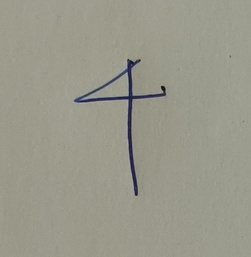
#> input picture DIP 3- Image Gradients/digit.jpg, 251 x 257 px, shrunk from 729 x 746 before the run
$ jupyter execute Image_gradients.ipynb   (older library calls are emulated)
#> lines starting #> are read from the running program, lines starting #| are printed output that depends on the picture
## What will we learn?

* What is Gradients?
* Image Gradients and effect of Noise
* Sobel kernel

[cell 1]
import matplotlib.pyplot as plt
import cv2
import numpy as np

** Gradients **

An increase or decrease in the magnitude of a property (e.g. temperature, pressure, or concentration) observed in passing from one point or moment to another.

** Image Gradients **

Derivatives of a digital function are defined in terms of differences. There are various ways to define these differences. However, we require that any definition we use for a first derivative:

- Must be zero in areas of constant intensity.
- Must be nonzero at the onset of an intensity step or ramp.
- Must be nonzero along with intensity ramps.

A basic definition of the first-order derivative of an one-dimensional function f(x) is the difference:

                                                    df/dx = f(x+1) - f(x)

[cell 2]
def correlation(f, kernel):

    c = np.zeros_like(f)
    for i in range(c.shape[0]):

        a = -kernel.shape[0]//2
        gx = 0
        for j in range(kernel.shape[0]):
            if i+a < 0 or i+a >= f.shape[0]:
                fs = 0
            else:
                fs = f[i+a]
            ws = kernel[j]
            gx += (fs*ws)
            a+=1
        c[i] = gx
    return c

[cell 3]
f = np.zeros((100, 1), dtype="int")
f[40: 80] = 1
kernel = np.array([-1,1], dtype="int").reshape(-1,1)
plt.plot(f)
# plt.axis("off")
plt.show()
#> figure, not shown here; curve peaks at x = 40, y = 1

plt.plot(correlation(f, kernel))
# plt.axis("off")
plt.show()
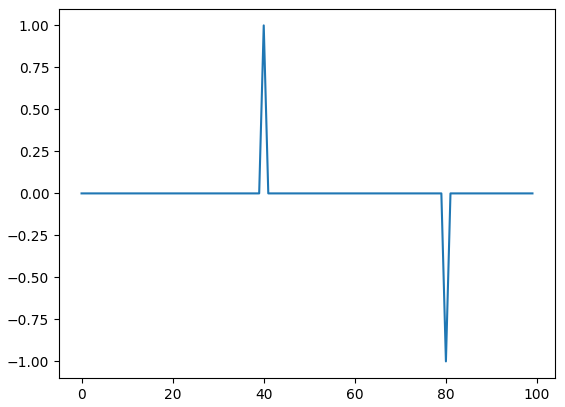
#> figure drawn by matplotlib, 1 panel; curve peaks at x = 40, y = 1

** Horizontal scan line of a 2D image **

[cell 4]
img = np.zeros((100, 100, 3), dtype="uint8")
img[25:75, 25:75] = (255,255,255)

img[50, 0:100] = (255, 0, 0)

plt.figure(figsize=(10,10))
plt.imshow(img)
plt.show()
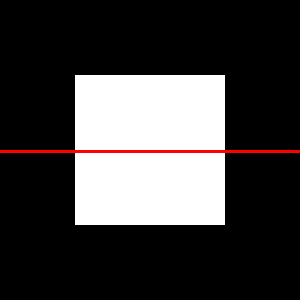
#> shown: shape (100, 100, 3) (shown 3 times larger); mean R, G, B 65, 62.5, 62.5


f = np.zeros((100, 1), dtype="int")
f[25:75] = 1

kernel = np.array([-1,1], dtype="int").reshape(-1,1)
plt.figure(figsize=(10,2))
plt.plot(f)
# plt.axis("off")
plt.show()
#> figure, not shown here; curve peaks at x = 25, y = 1

plt.figure(figsize=(10,2))
plt.plot(correlation(f, kernel))
# plt.axis("off")
plt.show()
#> figure, not shown here; curve peaks at x = 25, y = 1

** In presence of noise **

[cell 5]
from scipy.ndimage.filters import gaussian_filter

[cell 6]
noise = np.random.randn(100,1) ## Additive noise

f = np.zeros((100, 1), dtype="float")
f[25:75] = 1
f = f + 0.1*noise


kernel = np.array([-1,1], dtype="float").reshape(-1,1)
plt.figure(figsize=(10,2))
plt.plot(f)
# plt.axis("off")
plt.show()
#> figure, not shown here; curve peaks at x = 43, y = 1.2

plt.figure(figsize=(10,2))
plt.plot(correlation(f, kernel))
# plt.axis("off")
plt.show()
#> figure, not shown here; curve peaks at x = 25, y = 0.628

plt.figure(figsize=(10,2))
plt.plot(gaussian_filter(f, sigma=11/6))
plt.show()
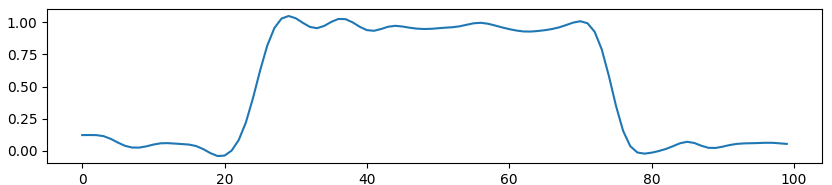
#> figure drawn by matplotlib, 1 panel; curve peaks at x = 29, y = 1.05

plt.figure(figsize=(10,2))
plt.plot(correlation(gaussian_filter(f, sigma=11/6), kernel))
plt.show()
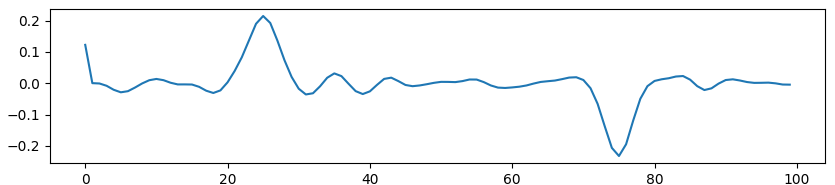
#> figure drawn by matplotlib, 1 panel; curve peaks at x = 25, y = 0.215

** 2D image gradients **

In x direction:

                                                    gx = df(x,y)/dx = f(x+1,y) - f(x,y)
In y direction:

                                                    gy = df(x,y)/dx = f(x,y+1) - f(x,y)

Magnitude:

                                                    M(x,y) = ||(gx, gy)|| <- l2-norm

Direction:

                                                    a(x, y) = tan-1(gx/gy)

Note: df/dx is partial derivative

A better kernel for 2D gradients:

                                                        [[z1, z2, z3],
                                                        [z4, z5, z6],
                                                        [z7, z8, z9]]

                                    gy = df(x,y)/dx = (z7 + z8 + z9) - (z1 + z2 + z3)
                                    gx = df(x,y)/dy = (z3 + z6 + z9) - (z1 + z4 + z7)

A even better kernel (with smoothing) for 2D gradients: **The Sobel kernel**

                                                        [[z1, z2, z3],
                                                        [z4, z5, z6],
                                                        [z7, z8, z9]]

                                    gx = df(x,y)/dx = (z3 + 2*z6 + z9) - (z1 + 2*z4 + z7)
                                    gy = df(x,y)/dy = (z7 + 2*z8 + z9) - (z1 + 2*z2 + z3)

[cell 7]
digit = cv2.imread("./digit.jpg", cv2.IMREAD_GRAYSCALE)
#> digit: shape (257, 251); min 12, max 170, mean 151.6
plt.imshow(digit, cmap="gray")
plt.show()

[cell 8]
blur = cv2.GaussianBlur(digit,(7,7),7/6)
plt.imshow(blur, cmap="gray")
plt.show()

[cell 9]
sobelx = cv2.Sobel(blur,cv2.CV_64F,1,0,ksize=5)
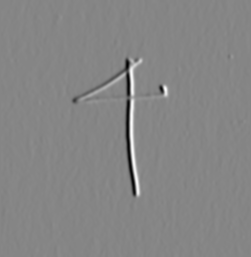
#> sobelx: shape (257, 251) float64; min -3864, max 3506, mean 0.8; drawn with min black and max white
sobely = cv2.Sobel(blur,cv2.CV_64F,0,1,ksize=5)
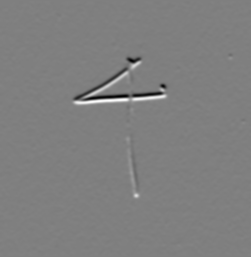
#> sobely: shape (257, 251) float64; min -3404, max 3391, mean -1.3; drawn with min black and max white

plt.imshow(sobelx, cmap="gray")
plt.show()

plt.imshow(sobely, cmap="gray")
plt.show()


plt.imshow((sobelx**2 + sobely**2)**0.5, cmap="gray")
plt.show()
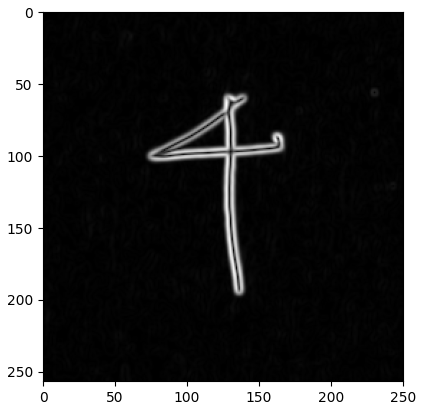
#> figure drawn by matplotlib, 1 panel

[cell 10]
digit = cv2.imread("./digits.jpg", cv2.IMREAD_GRAYSCALE)
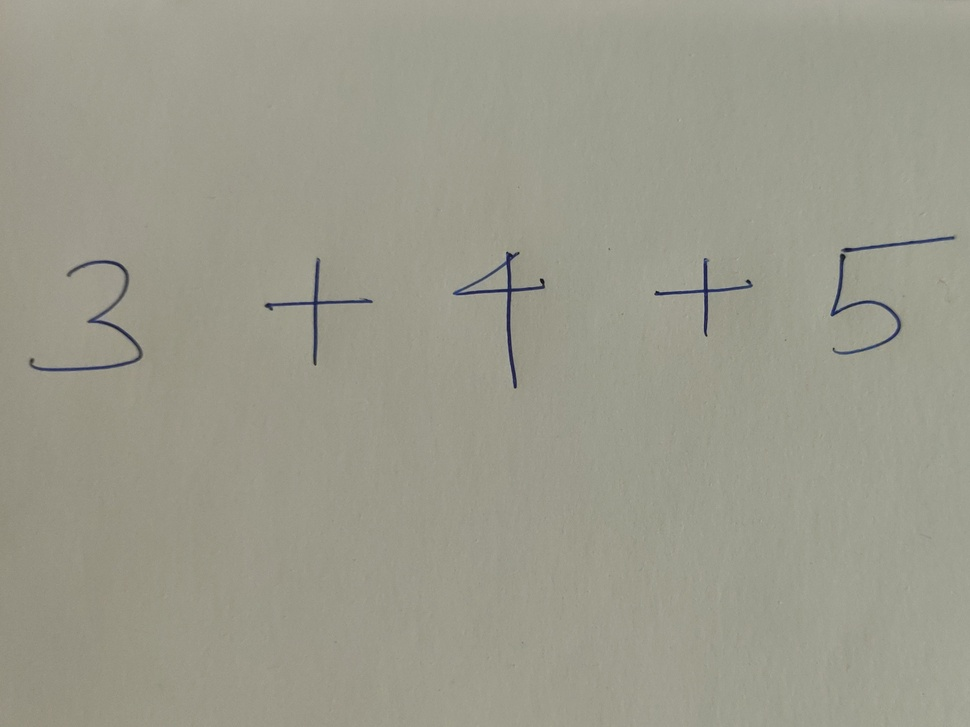
#> input picture DIP 3- Image Gradients/digits.jpg, 970 x 727 px, shrunk from 2818 x 2112 before the run
#> digit: shape (727, 970); min 16, max 174, mean 153.1
plt.imshow(digit, cmap="gray")
plt.show()

blur = cv2.GaussianBlur(digit,(7,7),7/6)
#> blur: shape (727, 970)
plt.imshow(blur, cmap="gray")
plt.show()

sobelx = cv2.Sobel(blur,cv2.CV_64F,1,0,ksize=5)
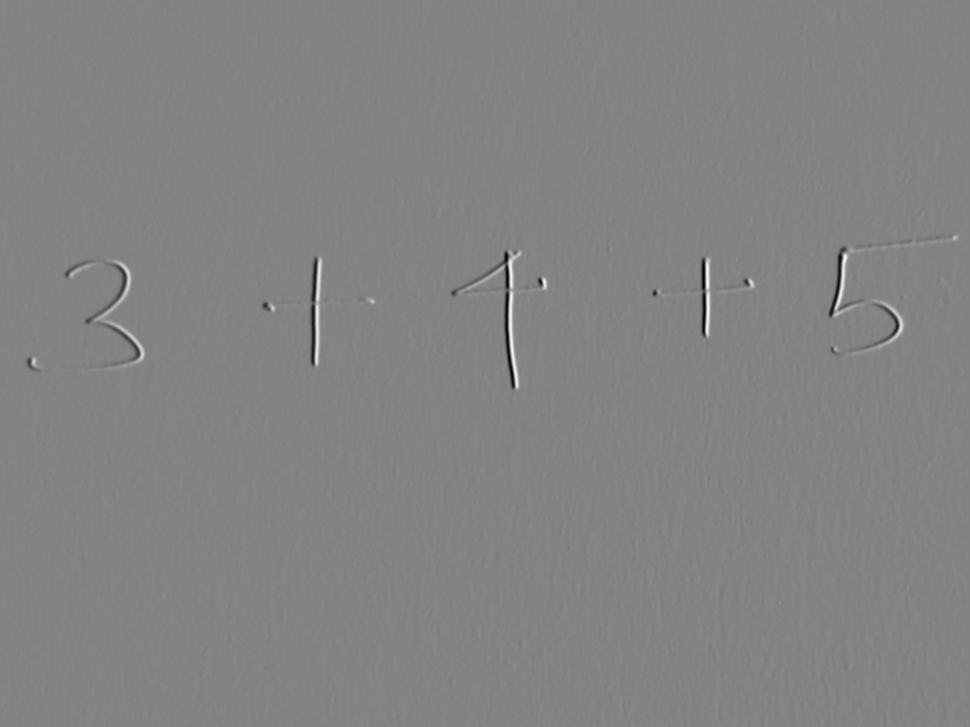
#> sobelx: shape (727, 970) float64; min -3877, max 3658, mean 1.6; drawn with min black and max white
sobely = cv2.Sobel(blur,cv2.CV_64F,0,1,ksize=5)
#> sobely: shape (727, 970) float64

plt.imshow(sobelx, cmap="gray")
plt.show()

plt.imshow(sobely, cmap="gray")
plt.show()


plt.imshow((sobelx**2 + sobely**2)**0.5, cmap="gray")
plt.show()
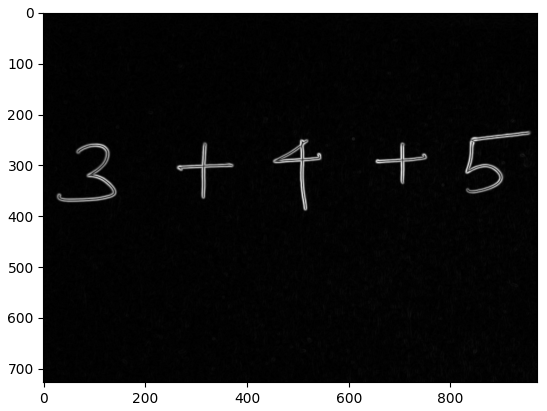
#> figure drawn by matplotlib, 1 panel
